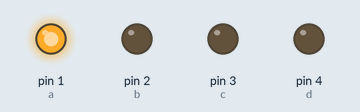
The sketch below on a simulated Arduino Uno, built with avr-gcc and run on an emulated ATmega328P. Shown: output pins drawn as LEDs (lit = HIGH).

Above: at 0.05 s.
At 4.34 s:
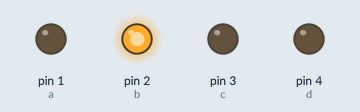
At 8.74 s:
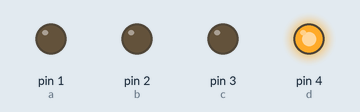
At 17.65 s:
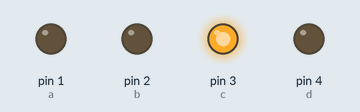
Timing chart, 0 to 17.9 s (numbered marks = the images above):
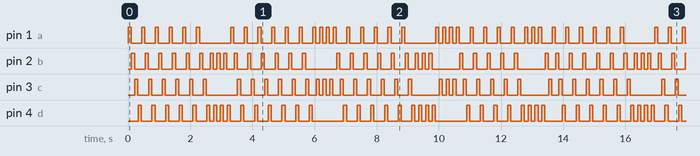

The sketch:

romi_of_1_sec..ino
```cpp
#define a 1
#define b 2
#define c 3
#define d 4

void setup() {
  // put your setup code here, to run once:
pinMode(a,OUTPUT);
pinMode(b,OUTPUT);
pinMode(c,OUTPUT);
pinMode(d,OUTPUT);
pinMode(d,OUTPUT);

}

void loop() {
  // put your main code here, to run repeatedly:
digitalWrite(a,HIGH);
delay(100);
digitalWrite(a,LOW);
delay(10);
digitalWrite(b,HIGH);
delay(100);
digitalWrite(b,LOW);
delay(10);
digitalWrite(c,HIGH);
delay(100);
digitalWrite(c,LOW);
delay(10);
digitalWrite(d,HIGH);
delay(100);
digitalWrite(d,LOW);
delay(10);
digitalWrite(a,HIGH);
delay(100);
digitalWrite(a,LOW);
delay(10);
digitalWrite(b,HIGH);
delay(100);
digitalWrite(b,LOW);
delay(10);
digitalWrite(c,HIGH);
delay(100);
digitalWrite(c,LOW);
delay(10);
digitalWrite(d,HIGH);
delay(100);
digitalWrite(d,LOW);
delay(10);
digitalWrite(a,HIGH);
delay(100);
digitalWrite(a,LOW);
delay(10);
digitalWrite(b,HIGH);
delay(100);
digitalWrite(b,LOW);
delay(10);
digitalWrite(c,HIGH);
delay(100);
digitalWrite(c,LOW);
delay(10);
digitalWrite(d,HIGH);
delay(100);
digitalWrite(d,LOW);
delay(10);
digitalWrite(a,HIGH);
delay(100);
digitalWrite(a,LOW);
delay(10);
digitalWrite(b,HIGH);
delay(100);
digitalWrite(b,LOW);
delay(10);
digitalWrite(c,HIGH);
delay(100);
digitalWrite(c,LOW);
delay(10);
digitalWrite(d,HIGH);
delay(100);
digitalWrite(d,LOW);
delay(10);
digitalWrite(a,HIGH);
delay(100);
digitalWrite(a,LOW);
delay(10);
digitalWrite(b,HIGH);
delay(100);
digitalWrite(b,LOW);
delay(10);
digitalWrite(c,HIGH);
delay(100);
digitalWrite(c,LOW);
delay(10);
digitalWrite(d,HIGH);
delay(100);
digitalWrite(d,LOW);
delay(10);
digitalWrite(a,HIGH);
delay(100);
digitalWrite(a,LOW);
delay(10);
digitalWrite(b,HIGH);
delay(100);
digitalWrite(b,LOW);
delay(10);
digitalWrite(c,HIGH);
delay(100);
digitalWrite(c,LOW);
delay(10);
digitalWrite(d,HIGH);
delay(100);
digitalWrite(d,LOW);
delay(10);
digitalWrite(b,HIGH);
delay(100);
digitalWrite(b,LOW);
delay(10);
digitalWrite(d,HIGH);
delay(100);
digitalWrite(d,LOW);
delay(10);
digitalWrite(b,HIGH);
delay(100);
digitalWrite(b,LOW);
delay(10);
digitalWrite(d,HIGH);
delay(100);
digitalWrite(d,LOW);
delay(10);digitalWrite(b,HIGH);
delay(100);
digitalWrite(b,LOW);
delay(10);
digitalWrite(d,HIGH);
delay(100);
digitalWrite(d,LOW);
delay(10);
digitalWrite(a,HIGH);
delay(100);
digitalWrite(a,LOW);
delay(10);
digitalWrite(b,HIGH);
delay(100);
digitalWrite(b,LOW);
delay(10);
digitalWrite(c,HIGH);
delay(100);
digitalWrite(c,LOW);
delay(10);
digitalWrite(d,HIGH);
delay(100);
digitalWrite(d,LOW);
delay(10);
digitalWrite(a,HIGH);
delay(100);
digitalWrite(a,LOW);
delay(10);
digitalWrite(b,HIGH);
delay(100);
digitalWrite(b,LOW);
delay(10);
digitalWrite(c,HIGH);
delay(100);
digitalWrite(c,LOW);
delay(10);
digitalWrite(d,HIGH);
delay(100);
digitalWrite(d,LOW);
delay(10);
digitalWrite(a,HIGH);
delay(100);
digitalWrite(a,LOW);
delay(10);
digitalWrite(b,HIGH);
delay(100);
digitalWrite(b,LOW);
delay(10);
digitalWrite(c,HIGH);
delay(100);
digitalWrite(c,LOW);
delay(10);
digitalWrite(d,HIGH);
delay(100);
digitalWrite(d,LOW);
delay(10);
digitalWrite(a,HIGH);
delay(100);
digitalWrite(a,LOW);
delay(10);
digitalWrite(b,HIGH);
delay(100);
digitalWrite(b,LOW);
delay(10);
digitalWrite(c,HIGH);
delay(100);
digitalWrite(c,LOW);
delay(10);
digitalWrite(d,HIGH);
delay(100);
digitalWrite(d,LOW);
delay(10);
digitalWrite(a,HIGH);
delay(100);
digitalWrite(a,LOW);
delay(10);
digitalWrite(b,HIGH);
delay(100);
digitalWrite(b,LOW);
delay(10);
digitalWrite(c,HIGH);
delay(100);
digitalWrite(c,LOW);
delay(10);
digitalWrite(d,HIGH);
delay(100);
digitalWrite(d,LOW);
delay(10);
digitalWrite(a,HIGH);
delay(100);
digitalWrite(a,LOW);
delay(10);
digitalWrite(b,HIGH);
delay(100);
digitalWrite(b,LOW);
delay(10);
digitalWrite(c,HIGH);
delay(100);
digitalWrite(c,LOW);
delay(10);
digitalWrite(d,HIGH);
delay(100);
digitalWrite(d,LOW);
delay(10);
digitalWrite(a,HIGH);
delay(100);
digitalWrite(a,LOW);
delay(10);
digitalWrite(c,HIGH);
delay(100);
digitalWrite(c,LOW);
delay(10);
digitalWrite(a,HIGH);
delay(100);
digitalWrite(a,LOW);
delay(10);
digitalWrite(c,HIGH);
delay(100);
digitalWrite(c,LOW);
delay(10);
digitalWrite(a,HIGH);
delay(100);
digitalWrite(a,LOW);
delay(10);
digitalWrite(c,HIGH);
delay(100);
digitalWrite(c,LOW);
delay(10);
digitalWrite(a,HIGH);
delay(100);
digitalWrite(a,LOW);
delay(10);
digitalWrite(b,HIGH);
delay(100);
digitalWrite(b,LOW);
delay(10);
digitalWrite(c,HIGH);
delay(100);
digitalWrite(c,LOW);
delay(10);
digitalWrite(d,HIGH);
delay(100);
digitalWrite(d,LOW);
delay(10);
digitalWrite(a,HIGH);
delay(100);
digitalWrite(a,LOW);
delay(10);
digitalWrite(b,HIGH);
delay(100);
digitalWrite(b,LOW);
delay(10);
digitalWrite(c,HIGH);
delay(100);
digitalWrite(c,LOW);
delay(10);
digitalWrite(d,HIGH);
delay(100);
digitalWrite(d,LOW);
delay(10);
digitalWrite(a,HIGH);
delay(100);
digitalWrite(a,LOW);
delay(10);
digitalWrite(b,HIGH);
delay(100);
digitalWrite(b,LOW);
delay(10);
digitalWrite(c,HIGH);
delay(100);
digitalWrite(c,LOW);
delay(10);
digitalWrite(d,HIGH);
delay(100);
digitalWrite(d,LOW);
delay(10);
digitalWrite(a,HIGH);
delay(100);
digitalWrite(a,LOW);
delay(10);
digitalWrite(b,HIGH);
delay(100);
digitalWrite(b,LOW);
delay(10);
digitalWrite(c,HIGH);
delay(100);
digitalWrite(c,LOW);
delay(10);
digitalWrite(d,HIGH);
delay(100);
digitalWrite(d,LOW);
delay(10);
digitalWrite(a,HIGH);
delay(100);
digitalWrite(a,LOW);
delay(10);
digitalWrite(b,HIGH);
delay(100);
digitalWrite(b,LOW);
delay(10);
digitalWrite(c,HIGH);
delay(100);
digitalWrite(c,LOW);
delay(10);
digitalWrite(d,HIGH);
delay(100);
digitalWrite(d,LOW);
delay(10);
digitalWrite(a,HIGH);
delay(100);
digitalWrite(a,LOW);
delay(10);
digitalWrite(b,HIGH);
delay(100);
digitalWrite(b,LOW);
delay(10);
digitalWrite(c,HIGH);
delay(100);
digitalWrite(c,LOW);
delay(10);
digitalWrite(d,HIGH);
delay(100);
digitalWrite(d,LOW);
delay(10);
digitalWrite(b,HIGH);
delay(100);
digitalWrite(b,LOW);
delay(10);
digitalWrite(d,HIGH);
delay(100);
digitalWrite(d,LOW);
delay(10);digitalWrite(b,HIGH);
delay(100);
digitalWrite(b,LOW);
delay(10);
digitalWrite(d,HIGH);
delay(100);
digitalWrite(d,LOW);
delay(10);digitalWrite(b,HIGH);
delay(100);
digitalWrite(b,LOW);
delay(10);
digitalWrite(d,HIGH);
delay(100);
digitalWrite(d,LOW);
delay(10);
digitalWrite(a,HIGH);
delay(100);
digitalWrite(a,LOW);
delay(10);
digitalWrite(c,HIGH);
delay(100);
digitalWrite(c,LOW);
delay(10);digitalWrite(a,HIGH);
delay(100);
digitalWrite(a,LOW);
delay(10);
digitalWrite(c,HIGH);
delay(100);
digitalWrite(c,LOW);
delay(10);digitalWrite(a,HIGH);
delay(100);
digitalWrite(a,LOW);
delay(10);
digitalWrite(c,HIGH);
delay(100);
digitalWrite(c,LOW);
delay(10);
digitalWrite(a,HIGH);
delay(100);
digitalWrite(a,LOW);
delay(10);
digitalWrite(b,HIGH);
delay(100);
digitalWrite(b,LOW);
delay(10);
digitalWrite(c,HIGH);
delay(100);
digitalWrite(c,LOW);
delay(10);
digitalWrite(d,HIGH);
delay(100);
digitalWrite(d,LOW);
delay(10);digitalWrite(a,HIGH);
delay(100);
digitalWrite(a,LOW);
delay(10);
digitalWrite(b,HIGH);
delay(100);
digitalWrite(b,LOW);
delay(10);
digitalWrite(c,HIGH);
delay(100);
digitalWrite(c,LOW);
delay(10);
digitalWrite(d,HIGH);
delay(100);
digitalWrite(d,LOW);
delay(10);digitalWrite(a,HIGH);
delay(100);
digitalWrite(a,LOW);
delay(10);
digitalWrite(b,HIGH);
delay(100);
digitalWrite(b,LOW);
delay(10);
digitalWrite(c,HIGH);
delay(100);
digitalWrite(c,LOW);
delay(10);
digitalWrite(d,HIGH);
delay(100);
digitalWrite(d,LOW);
delay(10);digitalWrite(a,HIGH);
delay(100);
digitalWrite(a,LOW);
delay(10);
digitalWrite(b,HIGH);
delay(100);
digitalWrite(b,LOW);
delay(10);
digitalWrite(c,HIGH);
delay(100);
digitalWrite(c,LOW);
delay(10);
digitalWrite(d,HIGH);
delay(100);
digitalWrite(d,LOW);
delay(10);digitalWrite(a,HIGH);
delay(100);
digitalWrite(a,LOW);
delay(10);
digitalWrite(b,HIGH);
delay(100);
digitalWrite(b,LOW);
delay(10);
digitalWrite(c,HIGH);
delay(100);
digitalWrite(c,LOW);
delay(10);
digitalWrite(d,HIGH);
delay(100);
digitalWrite(d,LOW);
delay(10);
digitalWrite(a,HIGH);
delay(100);
digitalWrite(a,LOW);
delay(10);
digitalWrite(d,HIGH);
delay(100);
digitalWrite(d,LOW);
delay(10);
digitalWrite(a,HIGH);
delay(100);
digitalWrite(a,LOW);
delay(10);
digitalWrite(d,HIGH);
delay(100);
digitalWrite(d,LOW);
delay(10);digitalWrite(a,HIGH);
delay(100);
digitalWrite(a,LOW);
delay(10);
digitalWrite(d,HIGH);
delay(100);
digitalWrite(d,LOW);
delay(10);
digitalWrite(b,HIGH);
delay(100);
digitalWrite(b,LOW);
delay(10);
digitalWrite(c,HIGH);
delay(100);
digitalWrite(c,LOW);
delay(10);


}
```

Measured:
- by itself, pin 1 (a), pin 2 (b), pin 3 (c), pin 4 (d): moves between LOW and HIGH, repeating every 13.6 s
